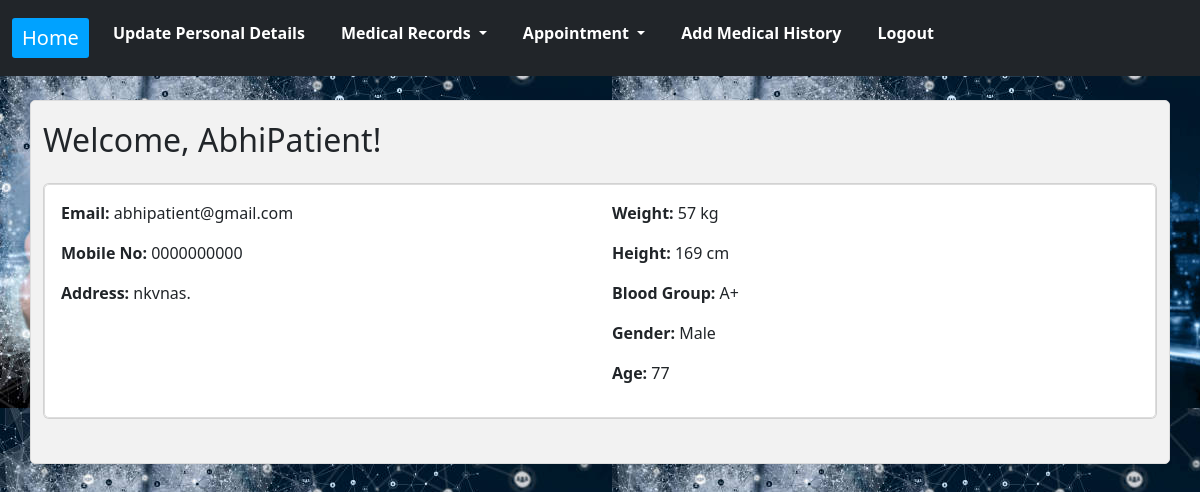
Screenshot of /patient/dashboard/ (signed in) with the database file from the repository.
### health/models.py (models this page shows)
class Patient(models.Model):
    user = models.OneToOneField(User, on_delete=models.CASCADE)
    name = models.CharField(max_length=255)
    email = models.EmailField(max_length=255)
    mobile_no = models.CharField(max_length=10)
    address = models.TextField()
    created_on = models.DateTimeField(auto_now_add=True)
    weight = models.IntegerField()
    height = models.IntegerField()
    blood_group = models.CharField(max_length=255)
    gender = models.CharField(max_length=255)
    age = models.IntegerField()

### health/views.py (the view)
# urls.py: path('patient/dashboard/', views.patient_dashboard, name='patient_dashboard'),  # Patient dashboard
@login_required
def patient_dashboard(request):
    try:
        patient = request.user.patient
    except Patient.DoesNotExist:
        messages.error(request, "Patient profile not found.")
        return redirect('home')
    patient_email = request.user.email
    context = {'patient': patient, 'patient_email': patient_email}
    return render(request, 'patient_dashboard.html', context)

### health/templates/patient_dashboard.html
{% extends "base_patient.html" %}
{% block content %}
<div class="dashboard-content container mt-4">
    <h2 class="mb-4">Welcome, {{ patient.name }}!</h2>
    <div class="card mb-4">
        <div class="card-body patient-info">
            <div class="row">
                <div class="col-md-6">
                    <div class="mb-3">
                        <strong>Email:</strong> {{ patient.email }}
                    </div>
                    <div class="mb-3">
                        <strong>Mobile No:</strong> {{ patient.mobile_no }}
                    </div>
                    <div class="mb-3">
                        <strong>Address:</strong> {{ patient.address }}
                    </div>
                </div>
                <div class="col-md-6">
                    <div class="mb-3">
                        <strong>Weight:</strong> {{ patient.weight }} kg
                    </div>
                    <div class="mb-3">
                        <strong>Height:</strong> {{ patient.height }} cm
                    </div>
                    <div class="mb-3">
                        <strong>Blood Group:</strong> {{ patient.blood_group }}
                    </div>
                    <div class="mb-3">
                        <strong>Gender:</strong> {{ patient.gender }}
                    </div>
                    <div class="mb-3">
                        <strong>Age:</strong> {{ patient.age }}
                    </div>
                </div>
            </div>
        </div>
    </div>
</div>
{% endblock %}

### health/static/styles.css (style rules this page uses)
h2 { font-size: 24px; color: #333; margin-bottom: 20px; }
.container { margin: 20px; padding: 20px; background-color: #f2f2f2; border: 1px solid #ddd; border-radius: 5px; max-width: 800px; margin: 0 auto; }
h2 { color: #333; }
.patient-info { background-color: #fff; border: 1px solid #ddd; padding: 10px; border-radius: 5px; }
body { background-image: url('../static/images/patient_background.jpeg'); color: #333; margin: 0; min-height: 100vh; }

### rows the page displays
Patient: name "AbhiPatient", email "abhipatient@gmail.com", mobile_no "0000000000", address "nkvnas.", weight "57", height "169", blood_group "A+", gender "Male", age "77"
